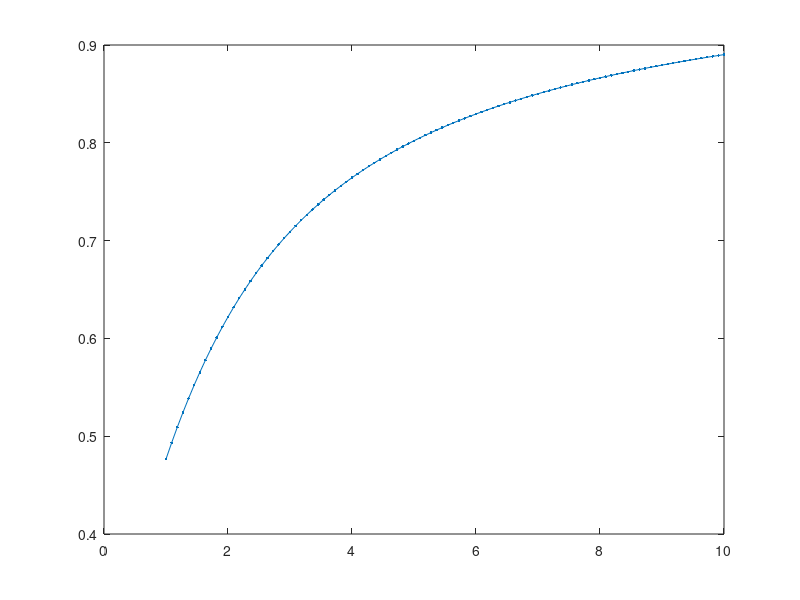

Write the MATLAB code that produced this figure.
x=linspace(0,1,100);
r=1:100;

% for beta=linspace(0.1,4,
% 
% corr1=tanh(beta).^r;
% corr2=corr1;
% 
% p=polyfit(r,log(corr1),1);
% xi1=-1/p(1);
% 
% for i=1:100
% corr2(i)=quad(@(x) x.^i .* tanh(x * beta).^i,0,1,10e-12);
% end
% 
% semilogy(r,corr1,r,corr2)
% p=polyfit(r,log(corr2),1);
% xi2=-1/p(1);
% 
% plot(beta,xi1,'sr',beta,xi2,'db');
% 
% end
beta=linspace(1,10,100);
xi1=zeros(size(beta));
xi2=xi1;

%p=@(x) unifpdf(x,0.5,1.5);
%p=@(x) unifpdf(x,0.5,1);
p=@(x) unifpdf(x,0,1);
%p=@(x) unifpdf(x,1.5,2.5);

for i=1:length(beta)

xi1=-log(tanh(beta(i)));

corr2=quadv(@(x) p(x) .* (log(x) + log(tanh(x*beta(i)))),0,1,10e-8);
xi2(i)=abs(1/corr2);
%plot(beta,xi1,'sr');
end

plot(beta,xi2,'.-');